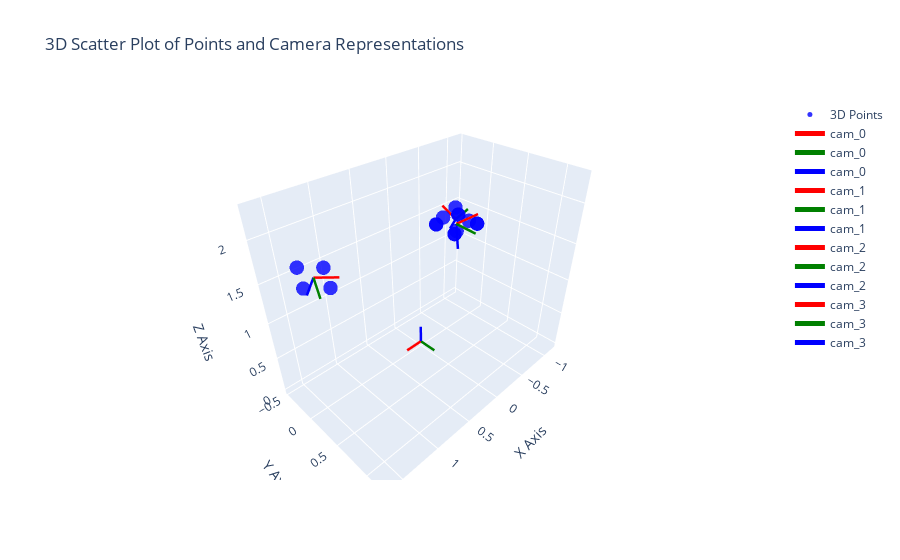

Notebook code for this chart:
### Code cell
import plotly.graph_objects as go
from stl import mesh
def plot_3d_points_and_camera_centers(points, extrinsic_matrices):
    """
    Plots a 3D scatter plot of the given points and camera representations from extrinsic matrices.

    Parameters:
    - points: A 3xN NumPy array, where each column represents a point (x, y, z).
    - extrinsic_matrices: A list of 4x4 NumPy arrays representing the extrinsic matrices for each camera.
    """
    # Ensure points is a NumPy array
    points = np.asarray(points)

    # Check if the input is a 3xN array
    if points.shape[0] != 3:
        raise ValueError("Input points must be a 3xN NumPy array.")

    # Extract x, y, z coordinates
    x = points[0, :]
    y = points[1, :]
    z = points[2, :]

    # Create a 3D scatter plot for the points
    fig = go.Figure(data=[go.Scatter3d(
        x=x,
        y=y,
        z=z,
        mode='markers',
        marker=dict(
            size=5,
            color='blue',  # Marker color for points
            opacity=0.8
        ),
        name='3D Points'
    )])

    def create_camera_cone(extrinsic, name, color=None):
        # Transform the cone points using the extrinsic matrix
        rotation_matrix = extrinsic[:3, :3].T
        camera_center = -rotation_matrix @ extrinsic[:3, 3]

        # def rotate_and_translate(vertices, rotation_matrix, translation_vector):
        #     # Apply rotation
        #     rotated_vertices = vertices @ rotation_matrix.T  # Ensure correct shape
        #     # Apply translation
        #     translated_vertices = rotated_vertices + translation_vector
        #     return translated_vertices

        # # Load the STL file
        # your_mesh = mesh.Mesh.from_file('pyramid.stl')

        # # Extract vertices
        # vertices = your_mesh.vectors.reshape(-1, 3)

        # # Rotate and translate the frustum
        # transformed_vertices = rotate_and_translate(vertices, rotation_matrix, camera_center)

        # # Compute forward vector 
        # frustum = go.Mesh3d(
        #     x=transformed_vertices[:, 0],
        #     y=transformed_vertices[:, 1],
        #     z=transformed_vertices[:, 2],
        #     opacity=0.75,
        #     color='blue'
        # )

        # Create axes representing the camera's orientation
        axes_length = 0.25
        x_axis = go.Scatter3d(
            x=[camera_center[0], camera_center[0] + axes_length * rotation_matrix[0, 0]],
            y=[camera_center[1], camera_center[1] + axes_length * rotation_matrix[1, 0]],
            z=[camera_center[2], camera_center[2] + axes_length * rotation_matrix[2, 0]],
            mode='lines',
            line=dict(color='red', width=5),
            name=name
        )

        y_axis = go.Scatter3d(
            x=[camera_center[0], camera_center[0] + axes_length * rotation_matrix[0, 1]],
            y=[camera_center[1], camera_center[1] + axes_length * rotation_matrix[1, 1]],
            z=[camera_center[2], camera_center[2] + axes_length * rotation_matrix[2, 1]],
            mode='lines',
            line=dict(color='green', width=5),
            name=name
        )

        z_axis = go.Scatter3d(
            x=[camera_center[0], camera_center[0] + axes_length * rotation_matrix[0, 2]],
            y=[camera_center[1], camera_center[1] + axes_length * rotation_matrix[1, 2]],
            z=[camera_center[2], camera_center[2] + axes_length * rotation_matrix[2, 2]],
            mode='lines',
            line=dict(color='blue', width=5),
            name=name
        )

        dot = None
        if color is not None:
            dot = go.Scatter3d(
                x=[camera_center[0]],
                y=[camera_center[1]],
                z=[camera_center[2]],
                mode='markers',
                marker=dict(
                    size=5,
                    color=color,  # Marker color for points
                    opacity=1.0
                ),
                name=name
            )

        res = [x_axis, y_axis, z_axis]
        if dot is not None:
            res.append(dot)
        return res

    # Plot camera representations from extrinsic matrices
    for idx, tp in enumerate(extrinsic_matrices):
        if isinstance(tp, tuple):
            if len(tp) == 2:
                name= tp[0]
                color=None
                extrinsic = tp[1]
            elif len(tp) == 3:
                name=tp[0]
                color=tp[1]
                extrinsic=tp[2]
        else:
            extrinsic = tp
            color=None
            name = f"cam_{idx}"
        # Create the camera cone
        cone_point_objects = create_camera_cone(extrinsic, name,color=color)

        # Add the cone to the plot
        [fig.add_trace(cone_points) for cone_points in cone_point_objects]

    # Set the layout
    fig.update_layout(
        title='3D Scatter Plot of Points and Camera Representations',
        scene=dict(
            xaxis_title='X Axis',
            yaxis_title='Y Axis',
            zaxis_title='Z Axis'
        )
    )

    # Show the figure in the Jupyter Notebook
    fig.show()

origin_cam_ext = np.eye(4)

# Define a list of extrinsic matrices (4x4)
extrinsic_matrices = [
    origin_cam_ext
]
for (m, trans) in img_markers.values():
    wpts = np.vstack((wpts, m))
    _r = trans[:3,:3]
    _r = _r.T
    _t =  (-_r)@trans[:3,3]
    _E = np.eye(4)
    _E[:3,:3] = _r
    _E[:3,3] = _t
    extrinsic_matrices.append(_E)

# Call the function to plot the points and camera representations
plot_3d_points_and_camera_centers(wpts.T, extrinsic_matrices)

### Figure 1 — Plotly figure (JSON) as saved in the notebook; plotly's stock layout.template omitted (floating-point values rounded to 4 significant figures)
{"data": [{"marker": {"color": "blue", "opacity": 0.8, "size": 5}, "mode": "markers", "name": "3D Points", "type": "scatter3d", "x": [0.6414, 0.3947, 0.3587, 0.6054, -1.048, -1.012, -0.7685, -0.8046, 1.637, 1.408, 1.32, 1.55, 0.6414, 0.3947, 0.3587, 0.6054], "y": [1.083, 1.118, 0.8711, 0.8362, -0.1597, -0.3697, -0.3633, -0.1532, 0.2292, 0.2935, 0.07237, 0.007994, 1.083, 1.118, 0.8711, 0.8362], "z": [2.267, 2.287, 2.274, 2.254, 1.349, 1.48, 1.423, 1.292, 1.786, 1.711, 1.788, 1.863, 2.267, 2.287, 2.274, 2.254]}, {"line": {"color": "red", "width": 5}, "mode": "lines", "name": "cam_0", "type": "scatter3d", "x": [0, 0.25], "y": [0, 0], "z": [0, 0]}, {"line": {"color": "green", "width": 5}, "mode": "lines", "name": "cam_0", "type": "scatter3d", "x": [0, 0], "y": [0, 0.25], "z": [0, 0]}, {"line": {"color": "blue", "width": 5}, "mode": "lines", "name": "cam_0", "type": "scatter3d", "x": [0, 0], "y": [0, 0], "z": [0, 0.25]}, {"line": {"color": "red", "width": 5}, "mode": "lines", "name": "cam_1", "type": "scatter3d", "x": [-0.9082, -0.8721], "y": [-0.2615, -0.4715], "z": [1.386, 1.516]}, {"line": {"color": "green", "width": 5}, "mode": "lines", "name": "cam_1", "type": "scatter3d", "x": [-0.9082, -1.152], "y": [-0.2615, -0.2679], "z": [1.386, 1.443]}, {"line": {"color": "blue", "width": 5}, "mode": "lines", "name": "cam_1", "type": "scatter3d", "x": [-0.9082, -0.9527], "y": [-0.2615, -0.3969], "z": [1.386, 1.18]}, {"line": {"color": "red", "width": 5}, "mode": "lines", "name": "cam_2", "type": "scatter3d", "x": [1.479, 1.249], "y": [0.1508, 0.2151], "z": [1.787, 1.712]}, {"line": {"color": "green", "width": 5}, "mode": "lines", "name": "cam_2", "type": "scatter3d", "x": [1.479, 1.566], "y": [0.1508, 0.3719], "z": [1.787, 1.71]}, {"line": {"color": "blue", "width": 5}, "mode": "lines", "name": "cam_2", "type": "scatter3d", "x": [1.479, 1.525], "y": [0.1508, 0.05361], "z": [1.787, 1.561]}, {"line": {"color": "red", "width": 5}, "mode": "lines", "name": "cam_3", "type": "scatter3d", "x": [0.5001, 0.2533], "y": [0.9772, 1.012], "z": [2.271, 2.291]}, {"line": {"color": "green", "width": 5}, "mode": "lines", "name": "cam_3", "type": "scatter3d", "x": [0.5001, 0.5361], "y": [0.9772, 1.224], "z": [2.271, 2.284]}, {"line": {"color": "blue", "width": 5}, "mode": "lines", "name": "cam_3", "type": "scatter3d", "x": [0.5001, 0.4821], "y": [0.9772, 0.9927], "z": [2.271, 2.022]}], "layout": {"scene": {"xaxis": {"title": {"text": "X Axis"}}, "yaxis": {"title": {"text": "Y Axis"}}, "zaxis": {"title": {"text": "Z Axis"}}}, "title": {"text": "3D Scatter Plot of Points and Camera Representations"}}}
